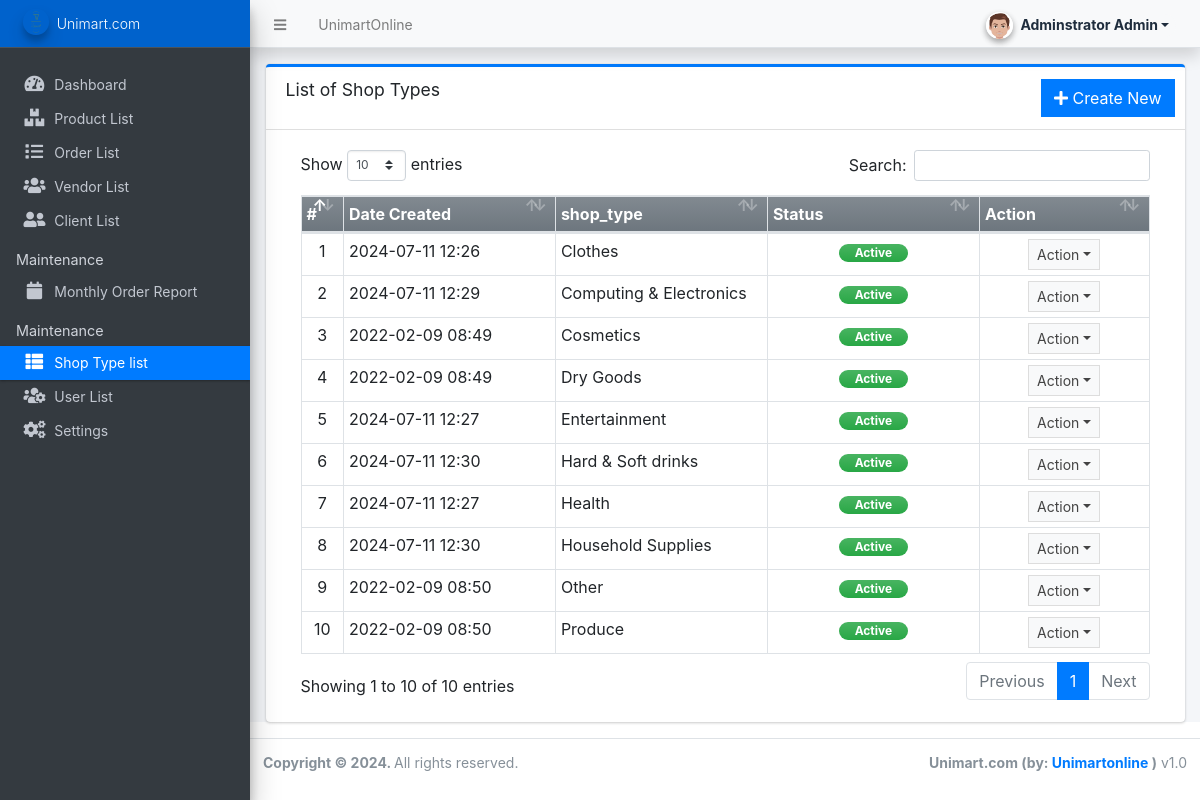
The page /admin/?page=shop_types (signed in) on the database its author committed.
### tables this page shows
CREATE TABLE `shop_type_list` (
  `id` int(30) NOT NULL,
  `name` text NOT NULL,
  `status` tinyint(1) NOT NULL DEFAULT 1,
  `delete_flag` tinyint(1) NOT NULL DEFAULT 0,
  `date_created` datetime NOT NULL DEFAULT current_timestamp(),
  `date_updated` datetime DEFAULT NULL ON UPDATE current_timestamp()
);

### admin/shop_types/index.php (the view, shortened to what this page needs)
<div class="card card-outline card-primary">
	<div class="card-header">
		<h3 class="card-title">List of Shop Types</h3>
		<div class="card-tools">
			<a href="javascript:void(0)" class="btn btn-flat btn-primary" id="create_new"><span class="fas fa-plus"></span>  Create New</a>
		</div>
	</div>
	<div class="card-body">
		<div class="container-fluid">
        <div class="container-fluid">
			<table class="table table-bordered table-stripped">
				<colgroup>
					<col width="5%">
					<col width="25%">
					<col width="25%">
					<col width="25%">
					<col width="20%">
				</colgroup>
				<thead>
					<tr class="bg-gradient-secondary">
						<th>#</th>
						<th>Date Created</th>
						<th>shop_type</th>
						<th>Status</th>
						<th>Action</th>
					</tr>
				</thead>
				<tbody>
					<?php
					$i = 1;
						$qry = $conn->query("SELECT * from `shop_type_list` where delete_flag = 0 order by `name` asc ");
						while($row = $qry->fetch_assoc()):
					?>
						<tr>
							<td class="text-center"><?php echo $i++; ?></td>
							<td><?php echo date("Y-m-d H:i",strtotime($row['date_created'])) ?></td>
							<td><?php echo $row['name'] ?></td>
							<td class="text-center">
                                <?php if($row['status'] == 1): ?>
                                    <span class="badge badge-success bg-gradient-success px-3 rounded-pill">Active</span>
                                <?php else: ?>
                                    <span class="badge badge-danger bg-gradient-danger px-3 rounded-pill">Inactive</span>
                                <?php endif; ?>
                            </td>
							<td align="center">
								 <button type="button" class="btn btn-flat btn-default btn-sm dropdown-toggle dropdown-icon" data-toggle="dropdown">
				                  		Action
				                  </button>
							</td>
						</tr>
					<?php endwhile; ?>
				</tbody>
			</table>
		</div>
		</div>
	</div>
</div>

### rows shown on the page
shop_type_list: date_created "2024-07-11 12:26", name "Clothes", status "Active"
shop_type_list: date_created "2024-07-11 12:29", name "Computing & Electronics", status "Active"
shop_type_list: date_created "2022-02-09 08:49", name "Cosmetics", status "Active"
shop_type_list: date_created "2022-02-09 08:49", name "Dry Goods", status "Active"
shop_type_list: date_created "2024-07-11 12:27", name "Entertainment", status "Active"
shop_type_list: date_created "2024-07-11 12:30", name "Hard & Soft drinks", status "Active"
shop_type_list: date_created "2024-07-11 12:27", name "Health", status "Active"
shop_type_list: date_created "2024-07-11 12:30", name "Household Supplies", status "Active"
shop_type_list: date_created "2022-02-09 08:50", name "Other", status "Active"
shop_type_list: date_created "2022-02-09 08:50", name "Produce", status "Active"

### other values the page prints
$_settings->info('name') "UnimartOnline"
$_settings->userdata('firstname').' '.$_settings->userdata('lastname') "Adminstrator Admin"
$_settings->info('short_name') "Unimart.com"
